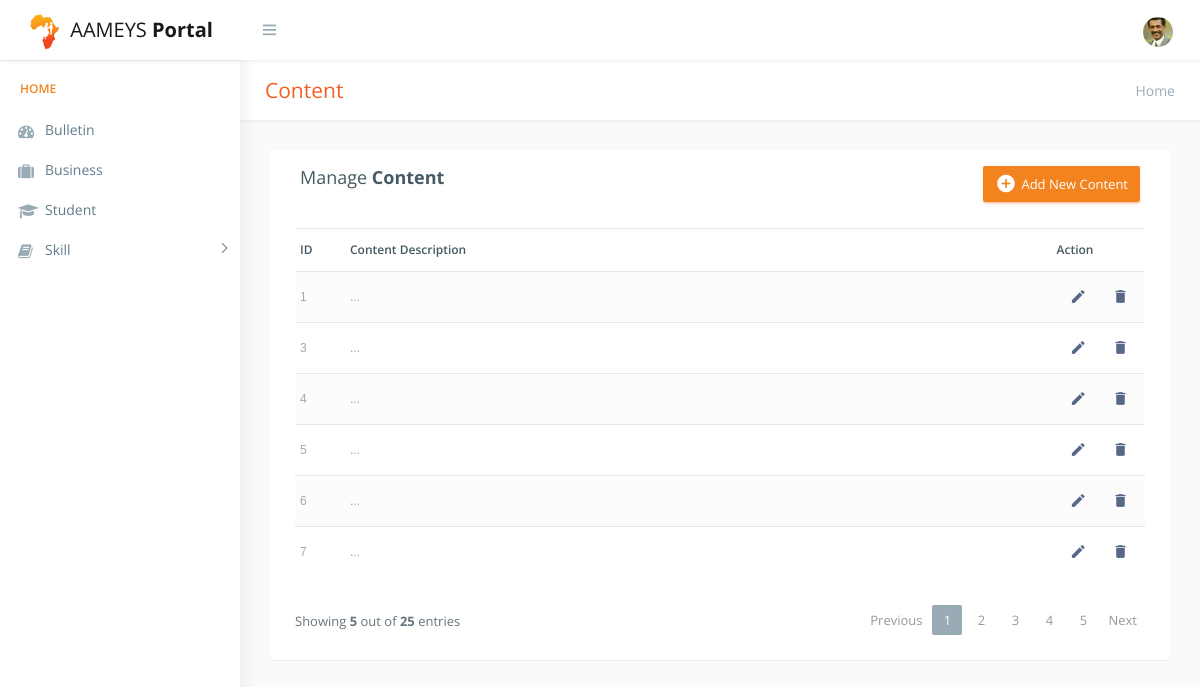
Page /content.php on the committed database.
### tables this page shows
CREATE TABLE `content` (
  `conId` int(11) NOT NULL,
  `topId` int(11) NOT NULL,
  `conDescrip` longtext NOT NULL
);

### content.php (the view, shortened to what this page needs)
<!DOCTYPE html>
<?php include "include/db_config.php";
function custom_echo($x, $length)
{
  if(strlen($x)<=$length)
  {
    echo $x;
  }
  else
  {
    $y=substr($x,0,$length) . '...';
    echo $y;
  }
}
?>
<html lang="en">
<head>
    <link href="css/lib/bootstrap/bootstrap.css" rel="stylesheet">
    <link href="css/helper.css" rel="stylesheet">
    <link href="css/style.css" rel="stylesheet">
</head>
<body class="fix-header fix-sidebar">
    <div id="main-wrapper">
        <div class="header" style="">
            <?php include "include/top_nav.php"; ?>
        </div>
        <div class="left-sidebar" style="overflow: visible;">
            <?php include "include/side_nav.php"; ?>
        </div>
        <div class="page-wrapper" style="min-height: 157px;">
            <div class="row page-titles">
                <div class="col-md-5 align-self-center">
                    <h3 class="text-primary">Content</h3> </div>
                <div class="col-md-7 align-self-center">
                    <ol class="breadcrumb">
                        <li class="breadcrumb-item active">Home</a></li>
                    </ol>
                </div>
            </div>
            <div class="container-fluid">
                <div class="table-wrapper">
                    <div class="table-title">
                        <div class="row">
                            <div class="col-sm-6">
                    <h4>Manage <b>Content</b></h4>
                  </div>
                  <div class="col-sm-6">
                  <a href="addcontentcourse.php" class="btn btn-success"><i class="material-icons"></i> <span>Add New Content</span></a>
                  </div>
                        </div>
                    </div>
                    <table class="table table-striped table-hover">
                        <thead>
                            <tr>
                                <th>ID</th>
                                <th>Content Description</th>
                                <th>Action</th>
                            </tr>
                        </thead>
                        <tbody>
                        <?php
                          $query = "SELECT conId, conDescrip,topId FROM content";
                          $result = mysqli_query($conn,$query);
                          while($row = mysqli_fetch_assoc($result))
                          {
                        ?>
                            <tr>
                                <td><?php echo $row['conId'];?></td>
                                <td><?php custom_echo($row['conDescrip'],0);?></td>
                                <td>
                                  <a  href="editcontentcourse.php?id=<?php echo $row['topId'];?>" class="edit" data-toggle="tooltip" data-placement="top" title="Edit Content">
                                    <i class="material-icons"></i>
                                  </a>
                                  <a  href="deletecontent.php?id=<?php echo $row['conId'];?>" class="delete" data-toggle="tooltip" data-placement="top" title="Delete Content">
                                    <i class="material-icons" ></i>
                                  </a>
                                </td>
                            </tr>
                          <?php
                          }
                          ?>
                        </tbody>
                    </table>
                <div class="clearfix">
                        <div class="hint-text">Showing <b>5</b> out of <b>25</b> entries</div>
                        <ul class="pagination">
                            <li class="page-item disabled"><a href="#">Previous</a></li>
                            <li class="page-item active"><a class="page-link">1</a></li>
                            <li class="page-item"><a href="#" class="page-link">2</a></li>
                            <li class="page-item"><a href="#" class="page-link">3</a></li>
                            <li class="page-item"><a href="#" class="page-link">4</a></li>
                            <li class="page-item"><a href="#" class="page-link">5</a></li>
                            <li class="page-item"><a href="#" class="page-link">Next</a></li>
                        </ul>
                    </div>
                </div>
                </div>
      </div>
  </div>
</body>
</html>

### rows in the picture
content: conId "1", conDescrip "..."
content: conId "3", conDescrip "..."
content: conId "4", conDescrip "..."
content: conId "5", conDescrip "..."
content: conId "6", conDescrip "..."
content: conId "7", conDescrip "..."
